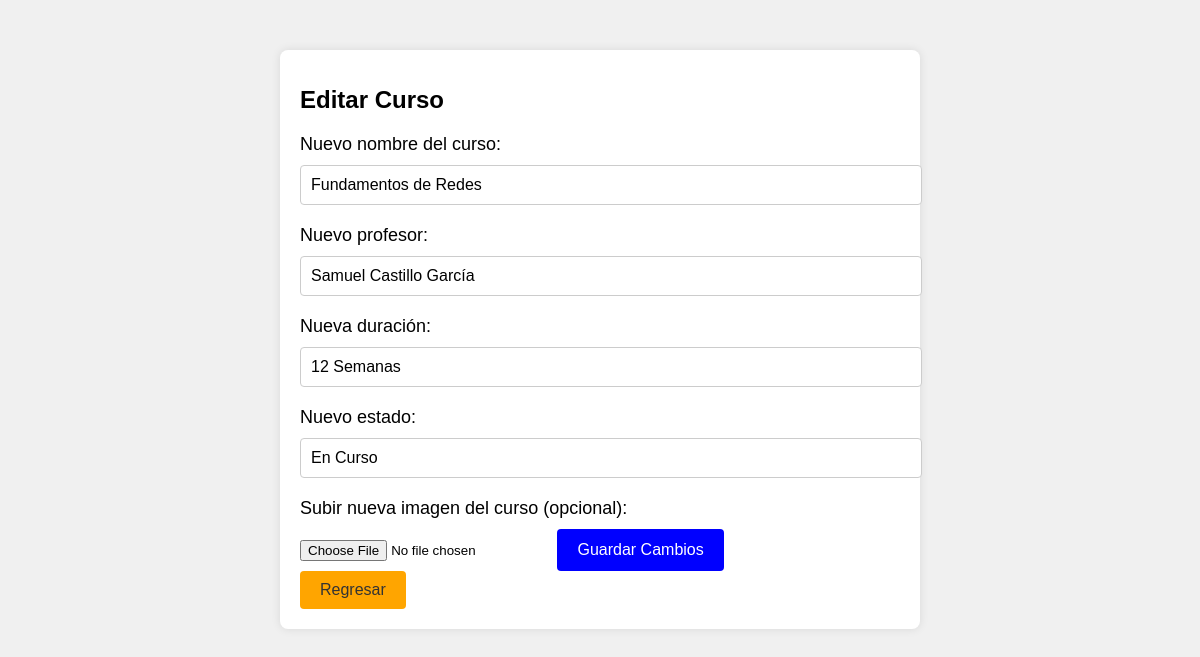
Screenshot of /admin/seccion/cursos/editar.php?id=1 with the database file from the repository.
### tables this page shows
CREATE TABLE `curso` (
  `IDcurso` int(11) NOT NULL,
  `Nombre_curso` varchar(30) NOT NULL,
  `Imagen_curso` varchar(255) NOT NULL,
  `Nombre_profesor` varchar(35) NOT NULL,
  `Duracion_curso` varchar(35) NOT NULL,
  `Estado_curso` varchar(10) NOT NULL
);

### admin/seccion/cursos/editar.php (the view, shortened to what this page needs)
<?php
$bd_path = "../../bd.php";
if (file_exists($bd_path)) {
    if (isset($conexion)) {
        if (isset($_GET['id'])) {
            $id_curso = $_GET['id'];
            $sentencia_curso = $conexion->prepare("SELECT * FROM curso WHERE IDcurso = ?");
            $sentencia_curso->execute([$id_curso]);
            $curso = $sentencia_curso->fetch(PDO::FETCH_ASSOC);
        } else {
            header("Location: index.php");
            exit;
        }
    } else {
        echo "Error: No se pudo establecer la conexión a la base de datos.";
    }
} else {
    echo "Error: No se encontró el archivo de la base de datos.";
}
?>
<!DOCTYPE html>
<html lang="es">
<head>
    <link rel="stylesheet" href="https://cdnjs.cloudflare.com/ajax/libs/font-awesome/5.15.3/css/all.min.css">
</head>
<body>
<div class="container">
        <h1>Editar Curso</h1>
        <form method="post" enctype="multipart/form-data">
            <label for="nuevo_nombre">Nuevo nombre del curso:</label>
            <input type="text" id="nuevo_nombre" name="nuevo_nombre" value="<?php echo $curso['Nombre_curso']; ?>" required>
            <label para="nuevo_profesor">Nuevo profesor:</label>
            <input type="text" id="nuevo_profesor" name="nuevo_profesor" value="<?php echo $curso['Nombre_profesor']; ?>" required>
            <label para="nueva_duracion">Nueva duración:</label>
            <input type="text" id="nueva_duracion" name="nueva_duracion" value="<?php echo $curso['Duracion_curso']; ?>" required>
            <label para="nuevo_estado">Nuevo estado:</label>
            <input type="text" id="nuevo_estado" name="nuevo_estado" value="<?php echo $curso['Estado_curso']; ?>" required>
            <label para="nueva_imagen">Subir nueva imagen del curso (opcional):</label>
            <input type="file" id="nueva_imagen" name="nueva_imagen">
            <button type="submit" name="editar_curso">Guardar Cambios</button>
        </form>
        <a href="index.php" class="back-btn">Regresar</a>
    </div>
</body>
</html>

### admin/seccion/cursos/editar.php (style rules this page uses)
body { background-image: url('../../imagenes/fondos/wallhaven-3k9l86_1920x1080.png'); background-size: auto; background-position: center; font-family: "Arial", sans-serif; background-color: #f0f0f0; margin: 0; padding: 0; }
.container { max-width: 600px; margin: 50px auto; background-color: #fff; padding: 20px; border-radius: 8px; box-shadow: 0 0 10px rgba(0, 0, 0, 0.1); }
h1 { font-size: 24px; margin-bottom: 20px; }
label { font-size: 18px; margin-bottom: 10px; display: block; }
input[type="text"] { width: 100%; padding: 10px; font-size: 16px; border-radius: 4px; border: 1px solid #ccc; margin-bottom: 20px; }
button { background-color: blue; color: white; padding: 12px 20px; border: none; border-radius: 4px; cursor: pointer; font-size: 16px; }
.back-btn { text-decoration: none; display: inline-block; background-color: orange; color: #333; padding: 10px 20px; border-radius: 4px; transition: background-color 0.3s; }

### rows the page displays
curso: nuevo_nombre "Fundamentos de Redes", nuevo_profesor "Samuel Castillo García", nueva_duracion "12 Semanas", nuevo_estado "En Curso"
